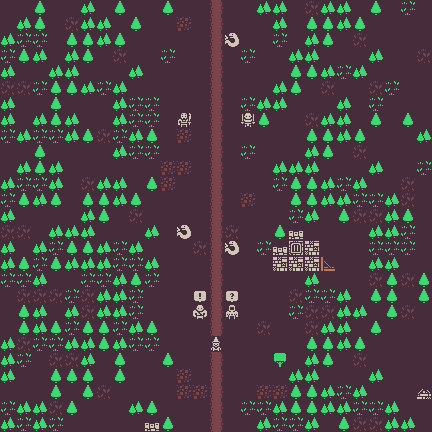

The image is a tile-based game level rendered from a .tmx file. Its description and source (layers, tilesets, objects; grid data summarised) follow:
An orthogonal 27x27 tile map with 16x16 px tiles, 1 tile layer (Warstwa Kafelków 1).

<map version="1.2" tiledversion="1.2.4" orientation="orthogonal" renderorder="right-up" width="27" height="27" tilewidth="16" tileheight="16" infinite="0" nextlayerid="2" nextobjectid="1">
 <tileset firstgid="1" source="tileset_colored.tsx" />
 <layer id="1" name="Warstwa Kafelków 1" width="27" height="27">
  <data>[729 cells, 729 non-empty, 21 distinct tile ids]</data>
 </layer>
</map>
